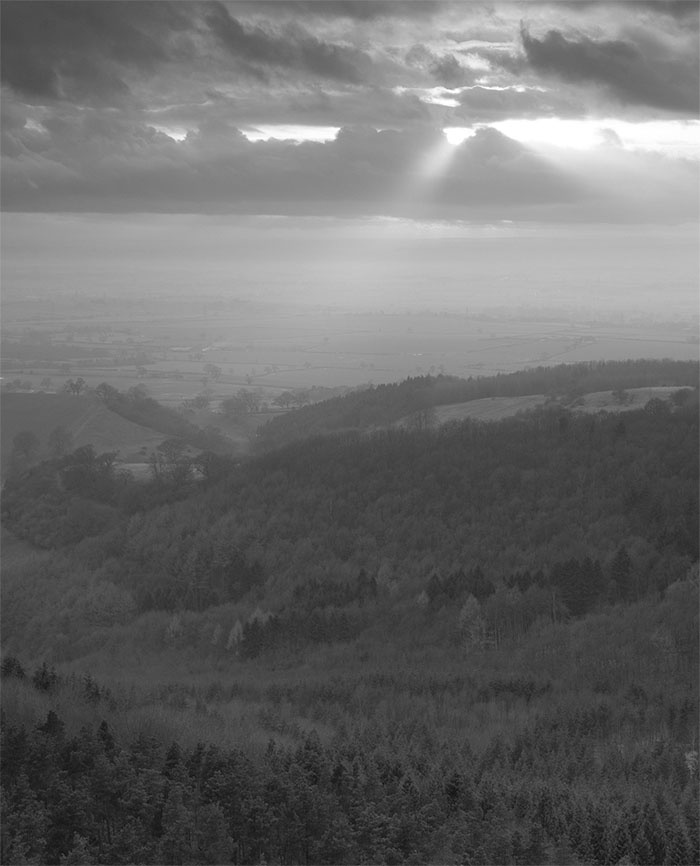
#> input picture Lab 06/Images/Landscape.jpg, 700 x 866 px
$ python Task.py
#> lines starting #> are read from the running program, lines starting #| are printed output that depends on the picture
import cv2
import matplotlib.pyplot as plt
from matplotlib.pyplot import figure
import numpy as np

def unsharpEnhancement(image):
	unsharp_image = np.zeros(shape=image.shape)

	gaussian_3 = cv2.GaussianBlur(image, (9, 9), 10.0)
	# cv.AddWeighted(src1, alpha, src2, beta, gamma, dst)
	unsharp_image = cv2.addWeighted(image, 1.5, gaussian_3, -0.5, 0, image)
	return unsharp_image

def HistogramEqualization(image):
	equalizedImage = cv2.equalizeHist(image)
	return equalizedImage

def main():
	IMAGE_PATH = "Images/Landscape.jpg"
	image = cv2.imread(IMAGE_PATH, 0)
#> image is the input picture: shape (866, 700); min 11, max 255, mean 105.7
	figure(num=None, figsize=(20, 20), dpi=100, facecolor='w', edgecolor='k')

	# Histogram of Original Image
	plt.hist(image.ravel(), 256, [0,256])
	plt.show()
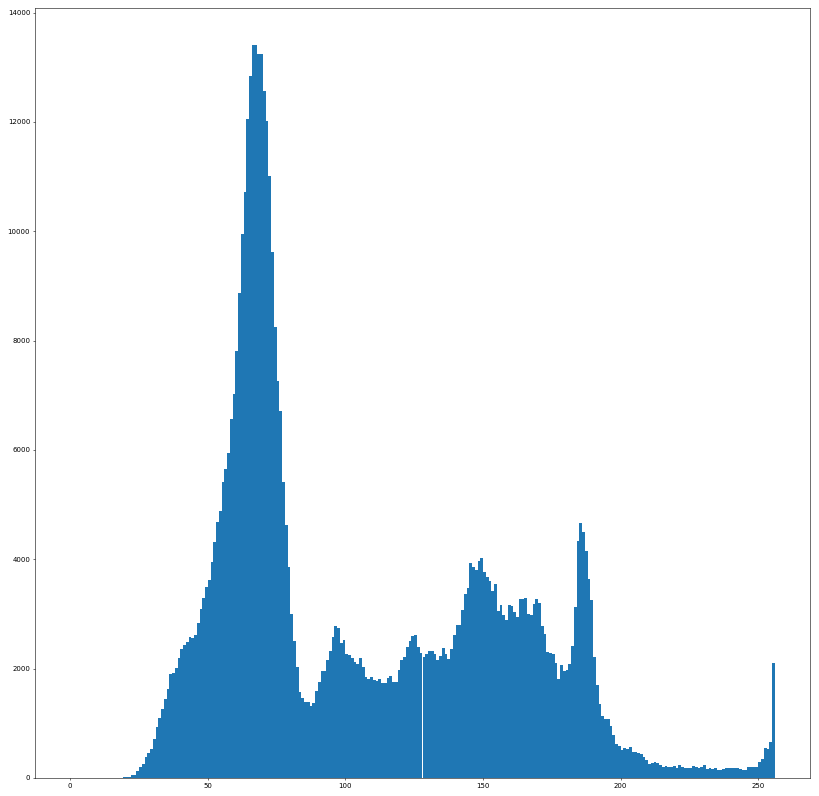
#> figure drawn by matplotlib, 1 panel; tallest bar 13412 high, from x = 67 to 68

	unsharp_image = unsharpEnhancement(image)
	cv2.imwrite("Images/Unsharped.jpg", unsharp_image)
	figure(num=None, figsize=(20, 20), dpi=100, facecolor='w', edgecolor='k')

	# Histogram of Unsharped Image
	plt.hist(unsharp_image.ravel(), 256, [0,256])
	plt.show()
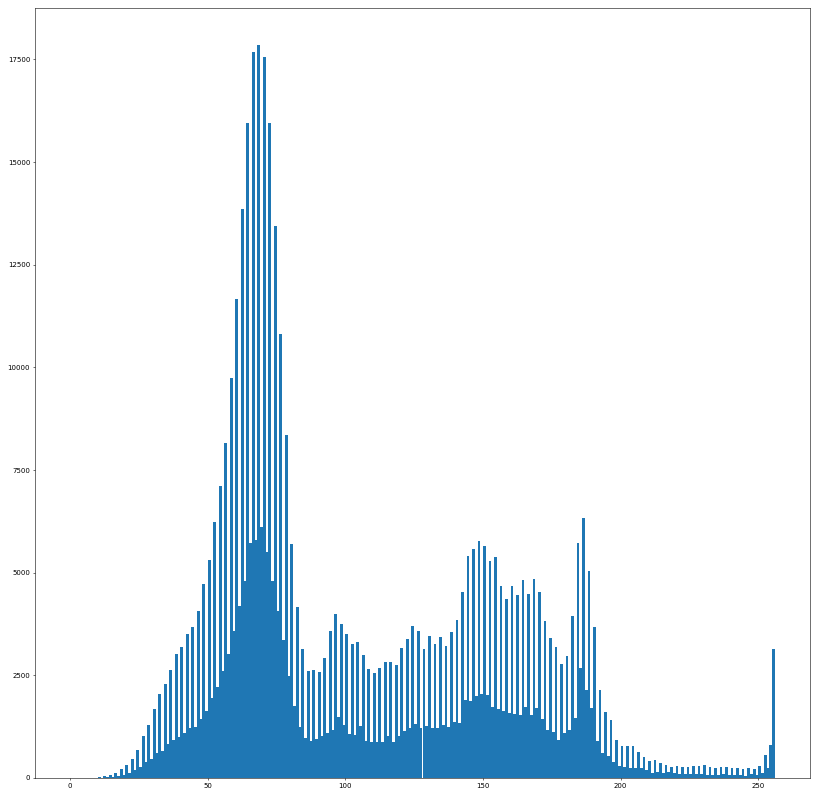
#> figure drawn by matplotlib, 1 panel; tallest bar 17859 high, from x = 68 to 69

	# Stacking Image Side-by-Side
	stackedImage = np.hstack((image, unsharp_image))
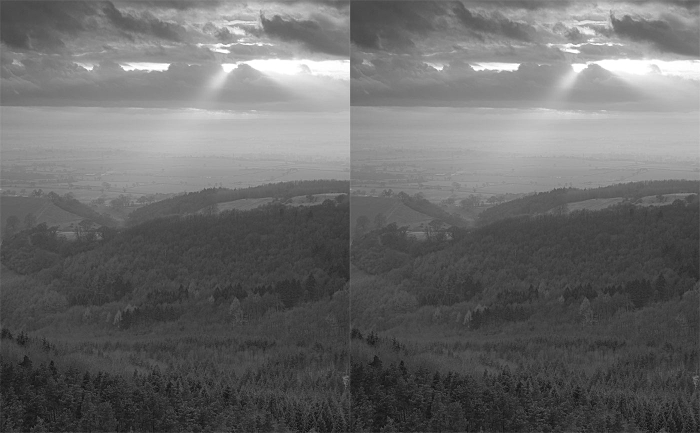
#> stackedImage: shape (866, 1400) (shown at 1/2 size); min 0, max 255, mean 105.7
	figure(num=None, figsize=(20, 20), dpi=100, facecolor='w', edgecolor='k')
	plt.imshow(stackedImage, cmap="gray")
	plt.show()

	equalizedImage = HistogramEqualization(unsharp_image)
#> in HistogramEqualization, `equalizedImage = cv2.equalizeHist(image)`:
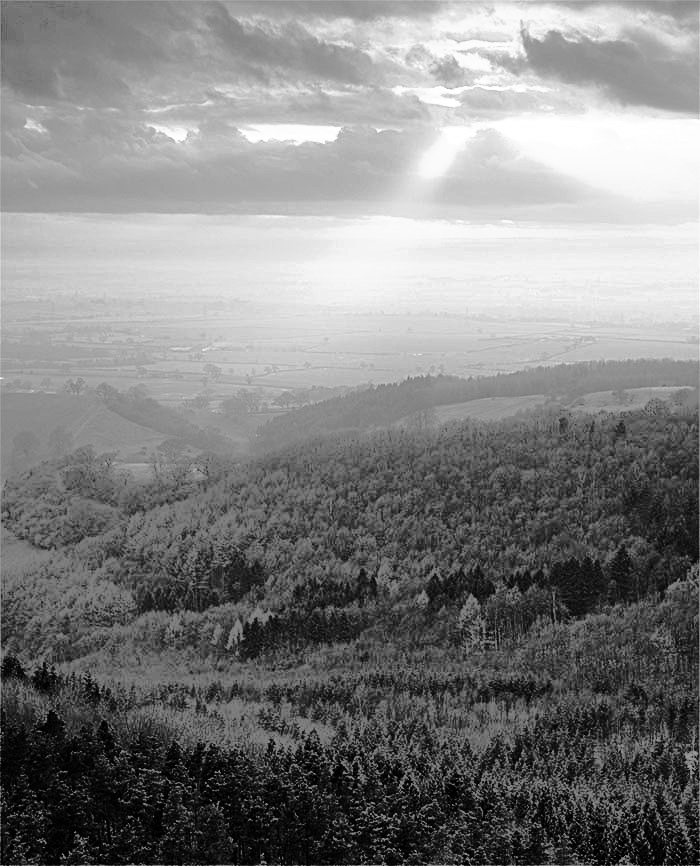
#> equalizedImage: shape (866, 700); min 0, max 255, mean 128.8
	cv2.imwrite("Images/Equalized.jpg", equalizedImage)

	# Histogram of Equalized Image
	figure(num=None, figsize=(20, 20), dpi=100, facecolor='w', edgecolor='k')
	plt.hist(equalizedImage.ravel(), 256, [0,256])
	plt.show()
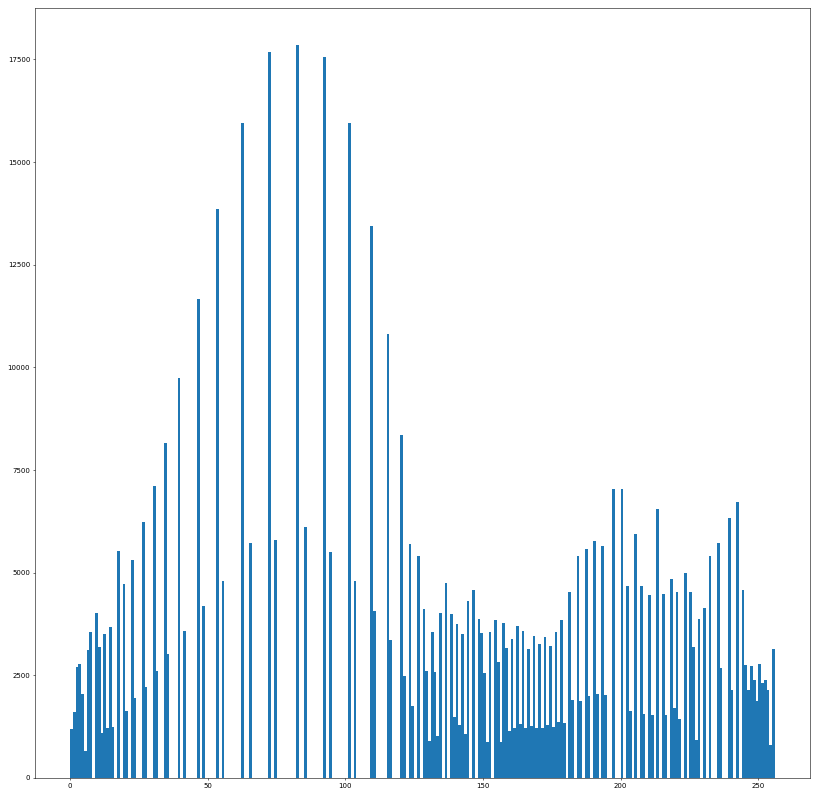
#> figure drawn by matplotlib, 1 panel; tallest bar 17859 high, from x = 82 to 83

	# Stacking Image Side-by-Side (unsharped & Equalized)
	stackedImage = np.hstack((unsharp_image, equalizedImage))
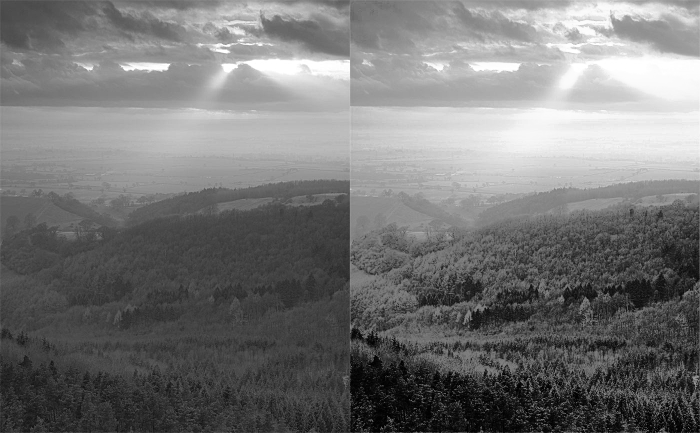
#> stackedImage: shape (866, 1400) (shown at 1/2 size); min 0, max 255, mean 117.2
	figure(num=None, figsize=(20, 20), dpi=100, facecolor='w', edgecolor='k')
	plt.imshow(stackedImage, cmap="gray")
	plt.show()

if __name__ == '__main__':
	main()
